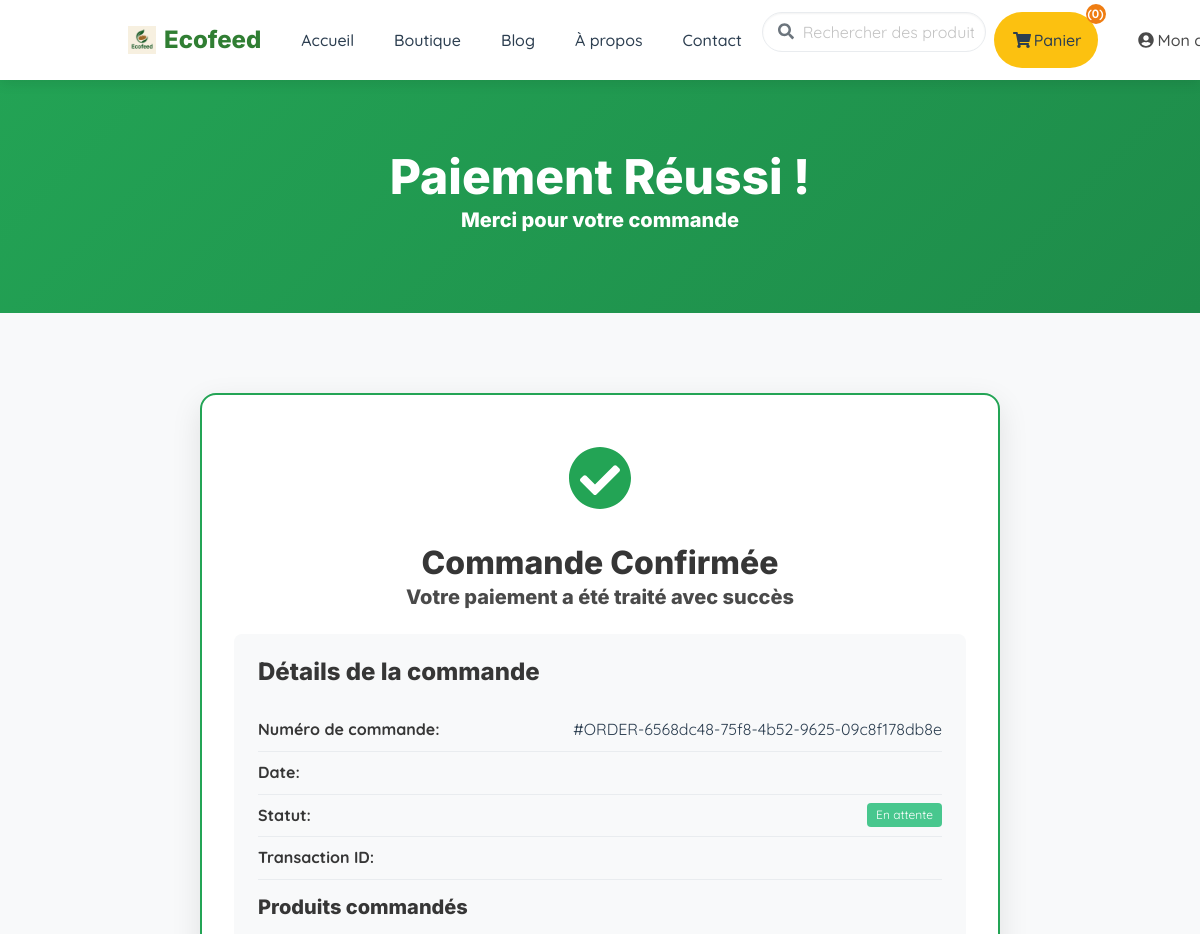
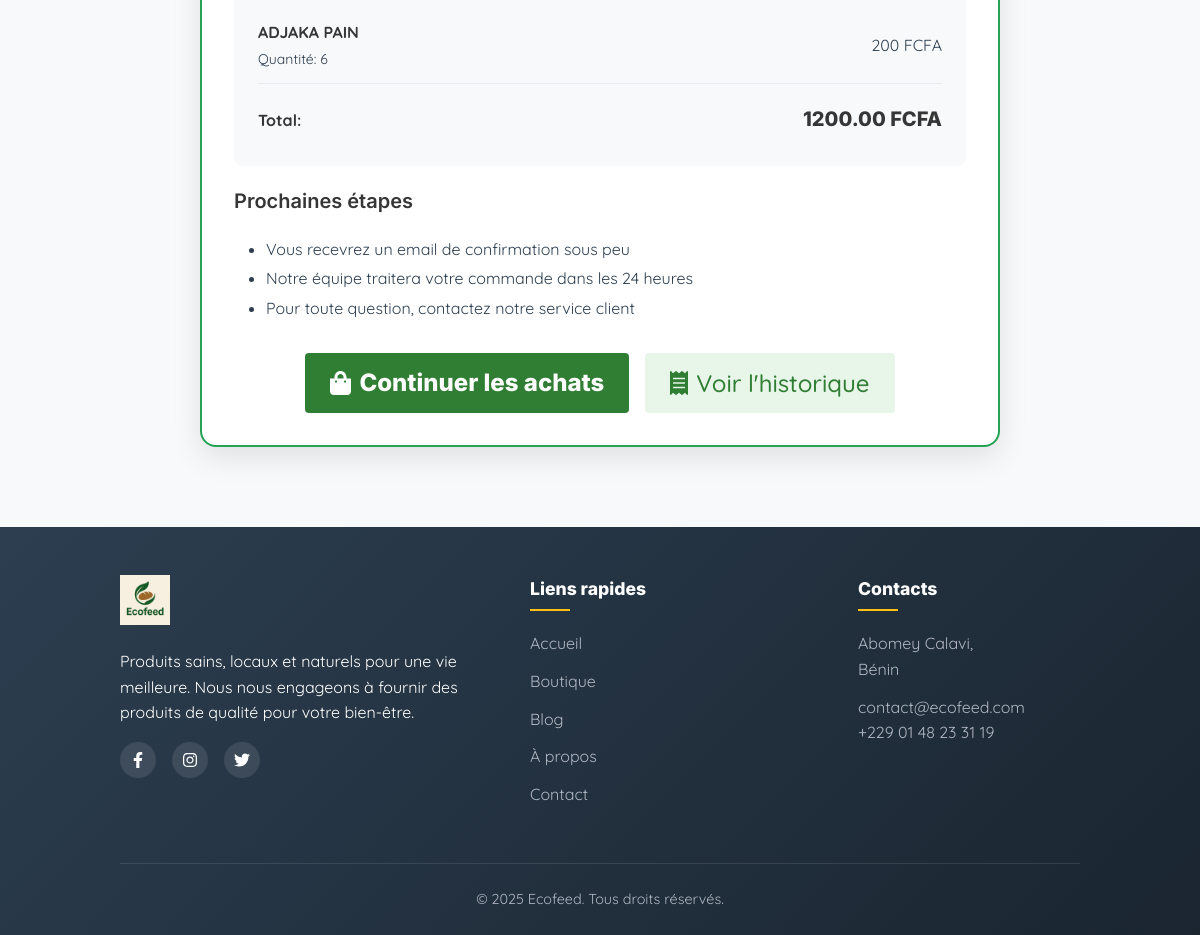
/order/confirmation/5/ (signed in), run on the app's committed database (2 pictures, top to bottom).
### products/models.py (models this page shows, shortened)
class Order(models.Model):
    STATUS_CHOICES = [
        ('pending', 'En attente'),       # Order created, not paid
        ('processing', 'En cours'),      # Payment verification in progress
        ('paid', 'Payé'),                # Payment successful
        ('shipped', 'Expédié'),          # Order shipped
        ('delivered', 'Livré'),          # Order delivered
        ('cancelled', 'Annulé'),         # Order cancelled
    ]
    ordered_by = models.ForeignKey(User, on_delete=models.CASCADE)
    products = models.ManyToManyField(Product, through='OrderProduct')
    total_price = models.DecimalField(max_digits=10, decimal_places=2)
    currency = models.CharField(max_length=100, default="FCFA")
    ordered_at = models.DateTimeField(auto_now_add=True)
    status = models.CharField(max_length=20, choices=STATUS_CHOICES, default='pending')
    internal_transaction_id = models.CharField(
        max_length=100,
        unique=True,
        blank=False,
        null=False,
        db_index=True
    )

class OrderProduct(models.Model):
    order = models.ForeignKey('Order', on_delete=models.CASCADE, related_name='order_products')  # Add related_name here
    product = models.ForeignKey(Product, on_delete=models.CASCADE)
    quantity = models.PositiveIntegerField(default=1)

class Product(models.Model):
    name = models.CharField(max_length=255)
    added_by = models.ForeignKey(User, on_delete=models.CASCADE, related_name='products')
    description = models.TextField()
    price = models.DecimalField(max_digits=10, decimal_places=0)
    available = models.PositiveIntegerField(default=0)
    currency = models.CharField(max_length=100, default="FCFA")
    image = models.ImageField(upload_to='products/')
    created_at = models.DateTimeField(auto_now_add=True)

### products/views.py (the view)
# urls.py: path('order/confirmation/<int:order_id>/', views.order_confirmation, name='order_confirmation'),
def order_confirmation(request, order_id):
    order = get_object_or_404(Order, id=order_id)
    if request.user.is_authenticated and order.ordered_by != request.user:
        messages.error(request, "Vous n'avez pas accès à cette commande.")
        return redirect('products')
    order_products = order.order_products.all()
    context = {
        'order': order,
        'order_products': order_products,
    }
    return render(request, 'products/order_confirmation.html', context)

### products/templates/products/order_confirmation.html (shortened to what this page needs)
{% extends 'base.html' %}
{% load static %}
{% block content %}
<section class="confirmation-hero">
    <div class="container">
        <h1 class="title is-1 has-text-white">Paiement Réussi !</h1>
        <p class="subtitle has-text-white">Merci pour votre commande</p>
    </div>
</section>
<section class="section">
    <div class="container">
        <div class="confirmation-card">
            <div class="has-text-centered">
                <div class="success-icon">
                    <i class="fas fa-check-circle"></i>
                </div>
                <h2 class="title is-3">Commande Confirmée</h2>
                <p class="subtitle is-5">Votre paiement a été traité avec succès</p>
            </div>
            <div class="order-details">
                <h3 class="title is-4">Détails de la commande</h3>
                <div class="detail-row">
                    <strong>Numéro de commande:</strong>
                    <span>#{{ order.internal_transaction_id }}</span>
                </div>
                <div class="detail-row">
                    <strong>Date:</strong>
                </div>
                <div class="detail-row">
                    <strong>Statut:</strong>
                    <span class="tag is-success">{{ order.get_status_display }}</span>
                </div>
                <div class="detail-row">
                    <strong>Transaction ID:</strong>
                </div>
                <div class="product-list">
                    <h4 class="title is-5">Produits commandés</h4>
                    {% for order_product in order_products %}
                    <div class="product-item">
                        <div>
                            <strong>{{ order_product.product.name }}</strong>
                            <br>
                            <small>Quantité: {{ order_product.quantity }}</small>
                        </div>
                        <div>
                            {{ order_product.product.price }} {{ order_product.product.currency }}
                        </div>
                    </div>
                    {% endfor %}
                </div>
                <div class="detail-row">
                    <strong>Total:</strong>
                    <strong class="title is-5">{{ order.total_price }} {{ order.currency }}</strong>
                </div>
            </div>
            <div class="content">
                <h4 class="title is-5">Prochaines étapes</h4>
                <ul>
                    <li>Vous recevrez un email de confirmation sous peu</li>
                    <li>Notre équipe traitera votre commande dans les 24 heures</li>
                    <li>Pour toute question, contactez notre service client</li>
                </ul>
            </div>
            <div class="actions">
                <a href="{% url 'products' %}" class="button is-primary is-large">
                    <i class="fas fa-shopping-bag mr-2"></i>
                    Continuer les achats
                </a>
                <a href="{% url 'payment_history' %}" class="button is-light is-large">
                    <i class="fas fa-receipt mr-2"></i>
                    Voir l'historique
                </a>
            </div>
        </div>
    </div>
</section>
{% endblock %}

### products/templates/products/order_confirmation.html (style rules this page uses)
.confirmation-hero { background: linear-gradient(135deg, #23a455 0%, #1e8c4a 100%); color: white; padding: 80px 0; text-align: center; margin-top: -70px; padding-top: 150px; }
.confirmation-card { background: white; border-radius: 16px; box-shadow: 0 10px 30px rgba(0,0,0,0.1); padding: 2rem; margin: 2rem auto; max-width: 800px; border: 2px solid #23a455; }
.success-icon { font-size: 4rem; color: #23a455; margin-bottom: 1rem; }
.order-details { background: #f8f9fa; border-radius: 8px; padding: 1.5rem; margin: 1.5rem 0; }
.detail-row { display: flex; justify-content: space-between; padding: 0.5rem 0; border-bottom: 1px solid #e9ecef; }
.detail-row:last-child { border-bottom: none; }
.product-list { margin: 1rem 0; }
.product-item { display: flex; justify-content: space-between; align-items: center; padding: 0.75rem 0; border-bottom: 1px solid #e9ecef; }
.actions { display: flex; gap: 1rem; justify-content: center; margin-top: 2rem; }

### templates/base.html (style rules this page uses)
:root { --primary-green: #307E33; --primary-yellow: #FCC110; --primary-orange: #EF7D12; --primary-green-dark: #2a6d2d; --primary-green-light: #e8f5e9; --dark: #2c3e50; --light: #f8f9fa; --gray: #6c757d; --border: #e9ecef; --shadow: 0 4px 12px rgba(0, 0, 0, 0.08); }
body { font-family: 'Quicksand', 'Segoe UI', Roboto, sans-serif; font-weight: 400; background-color: var(--light); color: var(--dark); padding-top: 70px; line-height: 1.6; }
h1, h2, h3, h4, h5, h6, .title, .subtitle, .navbar-modern .navbar-brand .logo, .footer-title { font-family: 'Inter', sans-serif; font-weight: 800; }
.button.is-primary { background-color: var(--primary-green); border-color: transparent; color: white; font-family: 'Inter', sans-serif; font-weight: 800; }
.button.is-light { background-color: var(--primary-green-light); color: var(--primary-green); font-family: 'Quicksand', sans-serif; font-weight: 500; }

### data on the page
Order: internal_transaction_id "ORDER-6568dc48-75f8-4b52-9625-09c8f178db8e", status "En attente", total_price "1200.00", currency "FCFA"
OrderProduct: product.name "ADJAKA PAIN", quantity "6", product.price "200", product.currency "FCFA"

### other printed values
{{ request.session.cart|length|default:"0" }} "0"
